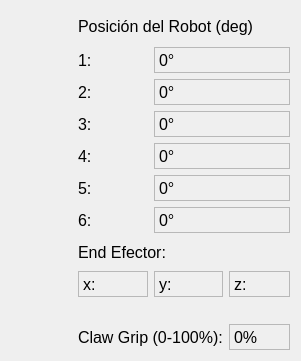
         <widget class="QWidget" name="gridLayoutWidget_22">
          <property name="geometry">
           <rect>
            <x>-70</x>
            <y>10</y>
            <width>301</width>
            <height>361</height>
           </rect>
          </property>
          <property name="font">
           <font>
            <pointsize>12</pointsize>
           </font>
          </property>
          <layout class="QGridLayout" name="QLabels">
           <item row="1" column="1">
            <widget class="QLabel" name="label_112">
             <property name="maximumSize">
              <size>
               <width>16777215</width>
               <height>28</height>
              </size>
             </property>
             <property name="font">
              <font>
               <pointsize>12</pointsize>
              </font>
             </property>
             <property name="text">
              <string>1:</string>
             </property>
            </widget>
           </item>
           <item row="3" column="1">
            <widget class="QLabel" name="label_113">
             <property name="maximumSize">
              <size>
               <width>16777215</width>
               <height>28</height>
              </size>
             </property>
             <property name="font">
              <font>
               <pointsize>12</pointsize>
              </font>
             </property>
             <property name="text">
              <string>3:</string>
             </property>
            </widget>
           </item>
           <item row="6" column="1">
            <widget class="QLabel" name="label_114">
             <property name="maximumSize">
              <size>
               <width>16777215</width>
               <height>28</height>
              </size>
             </property>
             <property name="font">
              <font>
               <pointsize>12</pointsize>
              </font>
             </property>
             <property name="text">
              <string>6:</string>
             </property>
            </widget>
           </item>
           <item row="8" column="3">
            <widget class="QLabel" name="label_EFz">
             <property name="font">
              <font>
               <pointsize>12</pointsize>
              </font>
             </property>
             <property name="frameShape">
              <enum>QFrame::StyledPanel</enum>
             </property>
             <property name="frameShadow">
              <enum>QFrame::Sunken</enum>
             </property>
             <property name="text">
              <string>z:</string>
             </property>
            </widget>
           </item>
           <item row="4" column="1">
            <widget class="QLabel" name="label_115">
             <property name="maximumSize">
              <size>
               <width>16777215</width>
               <height>28</height>
              </size>
             </property>
             <property name="font">
              <font>
               <pointsize>12</pointsize>
              </font>
             </property>
             <property name="text">
              <string>4:</string>
             </property>
            </widget>
           </item>
           <item row="4" column="2" colspan="2">
            <widget class="QLabel" name="label_q4">
             <property name="maximumSize">
              <size>
               <width>16777215</width>
               <height>28</height>
              </size>
             </property>
             <property name="font">
              <font>
               <pointsize>12</pointsize>
              </font>
             </property>
             <property name="frameShape">
              <enum>QFrame::StyledPanel</enum>
             </property>
             <property name="frameShadow">
              <enum>QFrame::Sunken</enum>
             </property>
             <property name="text">
              <string>0°</string>
             </property>
            </widget>
           </item>
           <item row="7" column="1" colspan="3">
            <widget class="QLabel" name="label_116">
             <property name="font">
              <font>
               <pointsize>12</pointsize>
              </font>
             </property>
             <property name="text">
              <string>End Efector:</string>
             </property>
            </widget>
           </item>
           <item row="0" column="1" colspan="3">
            <widget class="QLabel" name="label_117">
             <property name="minimumSize">
              <size>
               <width>0</width>
               <height>30</height>
              </size>
             </property>
             <property name="maximumSize">
              <size>
               <width>16777215</width>
               <height>29</height>
              </size>
             </property>
             <property name="font">
              <font>
               <pointsize>12</pointsize>
              </font>
             </property>
             <property name="text">
              <string>Posición del Robot (deg)</string>
             </property>
            </widget>
           </item>
           <item row="5" column="2" colspan="2">
            <widget class="QLabel" name="label_q5">
             <property name="maximumSize">
              <size>
               <width>16777215</width>
               <height>28</height>
              </size>
             </property>
             <property name="font">
              <font>
               <pointsize>12</pointsize>
              </font>
             </property>
             <property name="frameShape">
              <enum>QFrame::StyledPanel</enum>
             </property>
             <property name="frameShadow">
              <enum>QFrame::Sunken</enum>
             </property>
             <property name="text">
              <string>0°</string>
             </property>
            </widget>
           </item>
           <item row="8" column="1">
            <widget class="QLabel" name="label_EFx">
             <property name="font">
              <font>
               <pointsize>12</pointsize>
              </font>
             </property>
             <property name="frameShape">
              <enum>QFrame::StyledPanel</enum>
             </property>
             <property name="frameShadow">
              <enum>QFrame::Sunken</enum>
             </property>
             <property name="text">
              <string>x:</string>
             </property>
            </widget>
           </item>
           <item row="3" column="2" colspan="2">
            <widget class="QLabel" name="label_q3">
             <property name="maximumSize">
              <size>
               <width>16777215</width>
               <height>28</height>
              </size>
             </property>
             <property name="font">
              <font>
               <pointsize>12</pointsize>
              </font>
             </property>
             <property name="frameShape">
              <enum>QFrame::StyledPanel</enum>
             </property>
             <property name="frameShadow">
              <enum>QFrame::Sunken</enum>
             </property>
             <property name="text">
              <string>0°</string>
             </property>
            </widget>
           </item>
           <item row="1" column="2" colspan="2">
            <widget class="QLabel" name="label_q1">
             <property name="maximumSize">
              <size>
               <width>16777215</width>
               <height>28</height>
              </size>
             </property>
             <property name="font">
              <font>
               <pointsize>12</pointsize>
              </font>
             </property>
             <property name="frameShape">
              <enum>QFrame::StyledPanel</enum>
             </property>
             <property name="frameShadow">
              <enum>QFrame::Sunken</enum>
             </property>
             <property name="text">
              <string>0°</string>
             </property>
            </widget>
           </item>
           <item row="5" column="1">
            <widget class="QLabel" name="label_118">
             <property name="maximumSize">
              <size>
               <width>16777215</width>
               <height>28</height>
              </size>
             </property>
             <property name="font">
              <font>
               <pointsize>12</pointsize>
              </font>
             </property>
             <property name="text">
              <string>5:</string>
             </property>
            </widget>
           </item>
           <item row="6" column="2" colspan="2">
            <widget class="QLabel" name="label_q6">
             <property name="maximumSize">
              <size>
               <width>16777215</width>
               <height>28</height>
              </size>
             </property>
             <property name="font">
              <font>
               <pointsize>12</pointsize>
              </font>
             </property>
             <property name="frameShape">
              <enum>QFrame::StyledPanel</enum>
             </property>
             <property name="frameShadow">
              <enum>QFrame::Sunken</enum>
             </property>
             <property name="text">
              <string>0°</string>
             </property>
            </widget>
           </item>
           <item row="2" column="2" colspan="2">
            <widget class="QLabel" name="label_q2">
             <property name="maximumSize">
              <size>
               <width>16777215</width>
               <height>28</height>
              </size>
             </property>
             <property name="font">
              <font>
               <pointsize>12</pointsize>
              </font>
             </property>
             <property name="frameShape">
              <enum>QFrame::StyledPanel</enum>
             </property>
             <property name="frameShadow">
              <enum>QFrame::Sunken</enum>
             </property>
             <property name="text">
              <string>0°</string>
             </property>
            </widget>
           </item>
           <item row="8" column="2">
            <widget class="QLabel" name="label_EFy">
             <property name="font">
              <font>
               <pointsize>12</pointsize>
              </font>
             </property>
             <property name="frameShape">
              <enum>QFrame::StyledPanel</enum>
             </property>
             <property name="frameShadow">
              <enum>QFrame::Sunken</enum>
             </property>
             <property name="text">
              <string>y:</string>
             </property>
            </widget>
           </item>
           <item row="9" column="0">
            <widget class="QLabel" name="label_119">
             <property name="maximumSize">
              <size>
               <width>16777215</width>
               <height>15</height>
              </size>
             </property>
             <property name="text">
              <string/>
             </property>
            </widget>
           </item>
           <item row="10" column="3">
            <widget class="QLabel" name="label_gripperValue">
             <property name="maximumSize">
              <size>
               <width>16777215</width>
               <height>31</height>
              </size>
             </property>
             <property name="font">
              <font>
               <pointsize>12</pointsize>
              </font>
             </property>
             <property name="frameShape">
              <enum>QFrame::StyledPanel</enum>
             </property>
             <property name="frameShadow">
              <enum>QFrame::Sunken</enum>
             </property>
             <property name="text">
              <string>0%</string>
             </property>
            </widget>
           </item>
           <item row="10" column="1" colspan="2">
            <widget class="QLabel" name="label_120">
             <property name="maximumSize">
              <size>
               <width>16777215</width>
               <height>31</height>
              </size>
             </property>
             <property name="font">
              <font>
               <pointsize>12</pointsize>
              </font>
             </property>
             <property name="text">
              <string>Claw Grip (0-100%):</string>
             </property>
            </widget>
           </item>
           <item row="2" column="1">
            <widget class="QLabel" name="label_121">
             <property name="maximumSize">
              <size>
               <width>16777215</width>
               <height>28</height>
              </size>
             </property>
             <property name="font">
              <font>
               <pointsize>12</pointsize>
              </font>
             </property>
             <property name="text">
              <string>2:</string>
             </property>
            </widget>
           </item>
          </layout>
         </widget>
